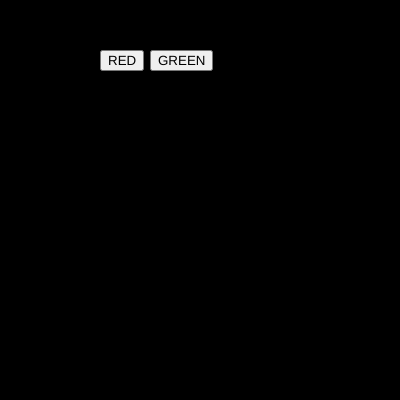
Frame 1 (no input)
Frame 60 (no input): identical to frame 1, image omitted
Frame 120 (the mouse pressed at the canvas centre since frame 60): identical to frame 1, image omitted

The p5.js sketch that drew this single still picture (run headless with seeded random() and noise() and a simulated clock; from frame 60 on, the mouse is pressed at the canvas centre):

// p5.js sketch
// ── sketch.js
var btn_red;
var btn_green;

var r = 0;
var g = 0;
var b = 0;

function setup() {
  createCanvas(400, 400); 
  //creating a button
  btn_red=createButton("RED");
  btn_red.position(100,50)
  btn_red.mousePressed(red_bj)
  
  
  btn_green=createButton("GREEN");
  btn_green.position(150,50)
  btn_green.mousePressed(green_bj)
}

function draw() {
  background(r,g,b);



  //drawSprites();
}
//creating a function to make the background green
function green_bj(){
  r=0
  g=255
  b=0
}






//creating a function to change the background color to red
function red_bj(){
r=255
g=0
b=0
}
